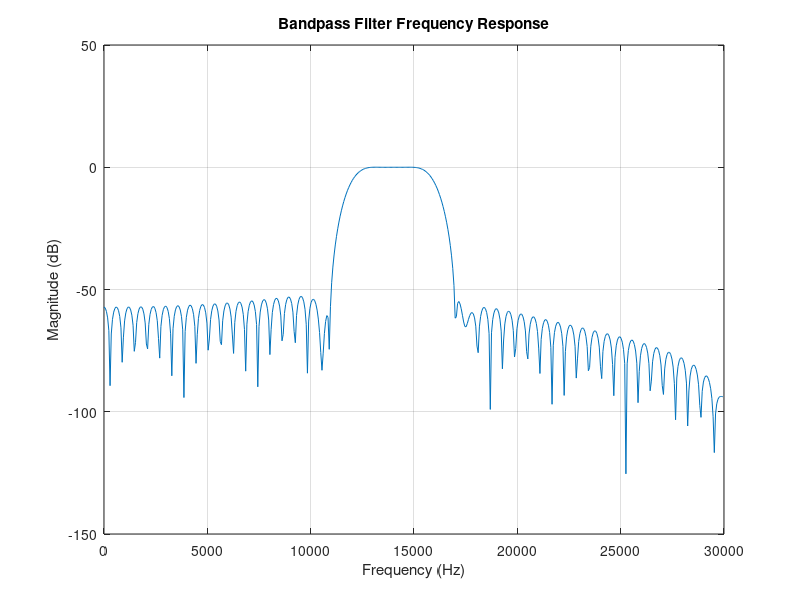

MATLAB code for this plot:
% Define as frequências de passagem e de amostragem
f1 = 12e3;
f2 = 16e3;
fs = 60e3;

% Cria o filtro usando a função 'fir1'
b = fir1(100, [2*f1/fs, 2*f2/fs], 'bandpass');

% Plota o filtro usando a função 'freqz'
[h, w] = freqz(b, 1);
figure;
plot(w/pi*fs/2, 20*log10(abs(h)));
xlabel('Frequency (Hz)');
ylabel('Magnitude (dB)');
title('Bandpass Filter Frequency Response');
grid on;

